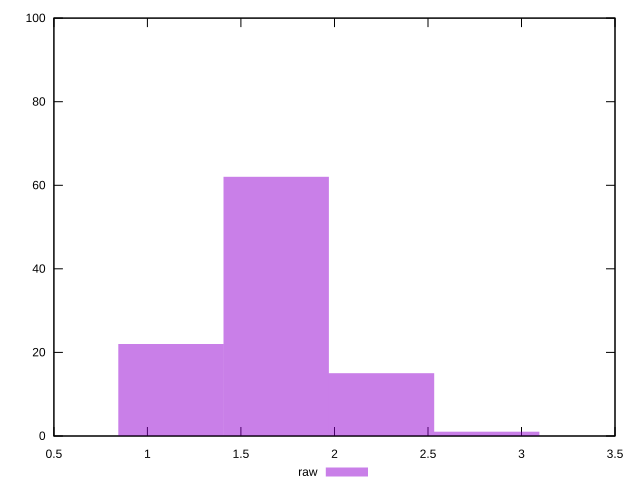

Generate this figure with gnuplot:
reset
set terminal svg size 640, 490
set output "reprap/server-response-time/samples/pages+cached+noexternal+nofonts+nosvg+noimg+nocss/raw/histogram.svg"

$raw <<EOF
2.2512526433447264 15
1.688439482508545 62
1.1256263216723632 22
2.814065804180908 1
EOF

set key outside below
set boxwidth 0.5628131608361816
set yrange [0:100]
set style fill transparent solid 0.5 noborder

plot \
  $raw title "raw" with boxes, \


reset
